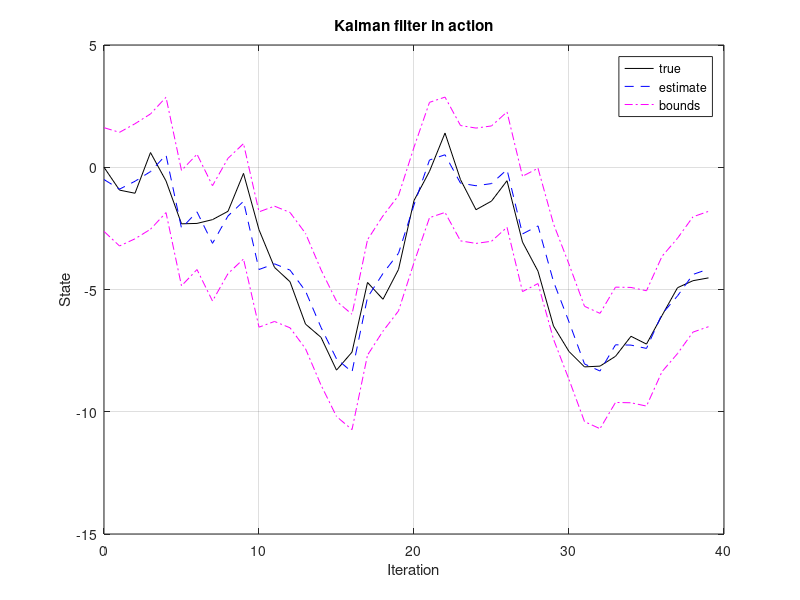
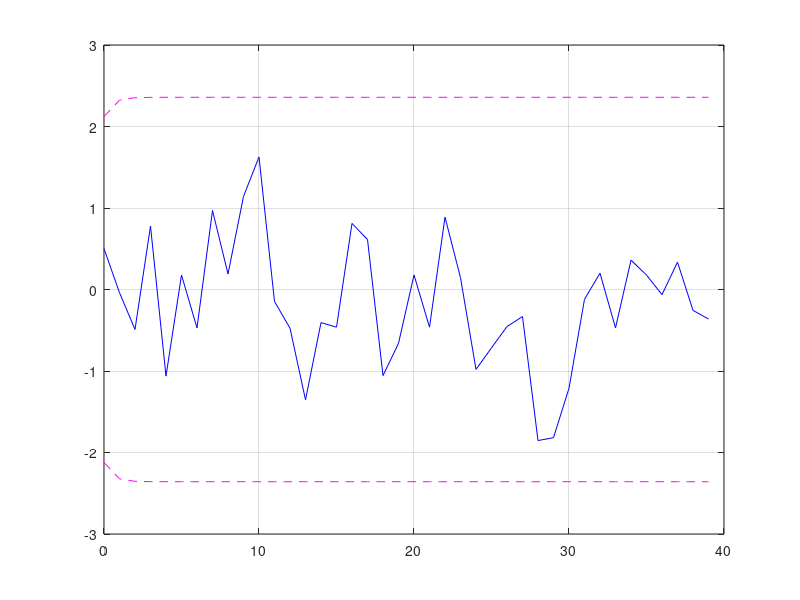

MATLAB code for these plots, in order: (Note: this script raises an error after producing the figures.)
% ---------------------------------------------------------------------
%               Autonomous & Intelligent Systems Labratory
%                     University of Central Florida
%                            Jaxon Topel
% ---------------------------------------------------------------------
%   Description: Code is an example of a linear kalman filter
%   problem from Colorado Boulder ECE 5550: Applied Kalman filtering
% ---------------------------------------------------------------------

% Initialize simulation variables
% Process-noise random input.
SigmaW = 1;

% Sensor-noise random input.
SigmaV = 1;

% Plant Matrices.
A = 1;
B = 1;
C = 1;
D = 0;

% Establish number of iterations.
maxIter = 40;

% Initialize true system.
xtrue = 0;

% Initialize KF initial state.
xhat = 0;

% Initialize kalman filter covariance.
SigmaX = 0;

% Initial driving input.
u = 0;

% Storage for variables we want to plot.
xstore = zeros(length(xtrue), maxIter+1);
xstore(:,1) = xtrue;

xhatstore = zeros(length(xhat), maxIter);

SigmaXstore = zeros(length(xhat)^2, maxIter);

% Loop through all iterations (40)
for k = 1 : maxIter
    % KF Step 1a: State estimate time update.
    % In this step we are predicting the present state given only past
    % measurements. Use prior value of u.
    xhat = A*xhat + B*u;
    
    % KF Step 1b: Error Covariance time update.
    % A*SigmaX*A' term tells us we get more certain of the state estimate as time goes on. as the covariance gets smaller.
    % Calculating the covariance of the prediction error.
    SigmaX = A*SigmaX*A' + SigmaW;

    % Implied operation of system in background, with input signal u, and
    % output signal z.

    % Random input signal.
    u  = 0.5*randn(1) + cos(k/pi);

    % Represents our random process input noise.
    w = chol(SigmaW)'*randn(length(xtrue));

    % Represents our random sensor input noise.
    v = chol(SigmaV)'*randn(length(C*xtrue));

    % Z is based on present x and u.
    ztrue = C*xtrue + D*u + v;

    % Future x is based on present u.
    xtrue = A*xtrue + B*u + w;
    
    % KF Step 1c: Predict System output.
    % % Best guess of the system output, given only past measurements.
    zhat = C*xhat + D*u;

    % KF Step 2a: Estimator (Kalman) gain matrix.
    % This is the part of Kalman filtering that distinguishes from other estimation methods.
    % We calculate Covariance matrix so we can update L.
    % SigmaX*C' indicates relative need for correction and how well states are coupled to the measurements.
    % SigmaX*C' Tells us about the state uncertainty.
    % Larger SigmaX*C' means state is very uncertain, and would benefit from large update.
    % Smaller SigmaX*C' means state is certain.
    % C' gives the coupling between the state and the output. Zero entries means no influence, large entries means that the state has high influence to output prediction error.
    % C*SigmaX*C'  indicates how the error in the state contributes to the error in the output estimnate.
    % SigmaV indicates uncertainty in the sensore reading due to noise.
    L = SigmaX*C'/(C*SigmaX*C' + SigmaV);

    % KF Step 2b: State estimate measurement update.
    % Compute a state estimate by updating the priori estimate using the
    % estimator gai and the output prediction error.
    % Zhat is what we expect the measurement to be based on our state estimate.
    xhat = xhat + L*(ztrue - zhat);

    % KF Step 2c: Error covariance measurement update.
    % This measurement update will decrease our uncertainty in the state
    % estimate.
    SigmaX = SigmaX - L*C*SigmaX;

    % Store info for plotting and evaluation.
    xstore(:, k+1) = xtrue;
    xhatstore(:,k) = xhat;
    SigmaXstore(:, k) = SigmaX(:);
end

% Plot the kalman filter in action.
% Estimation error bounds are +- 3 sqrt(SigmaX) for 99% assurance of
% accuracy of estimate.
figure(1); clf;
plot(0:maxIter-1,xstore(1:maxIter)','k-',0:maxIter-1,xhatstore','b--', ...
0:maxIter-1,xhatstore'+3*sqrt(SigmaXstore'),'m-.',...
0:maxIter-1,xhatstore'-3*sqrt(SigmaXstore'),'m-.'); grid;
legend('true','estimate','bounds');
title('Kalman filter in action'); xlabel('Iteration'); ylabel('State');

% Plot our error.
% Estimation error bounds are +- 3 sqrt(SigmaX) for 99% assurance of
% accuracy of estimate.
figure(2); clf;
plot(0:maxIter-1,xstore(1:maxIter)'-xhatstore','b-',...
0:maxIter-1,3*sqrt(SigmaXstore'),'m--',...
0:maxIter-1,-3*sqrt(SigmaXstore'),'m--'); grid;
legend('Error','bounds',0);
title('Error w/ bounds'); xlabel('Iteration'); ylabel('Estimation Error');
